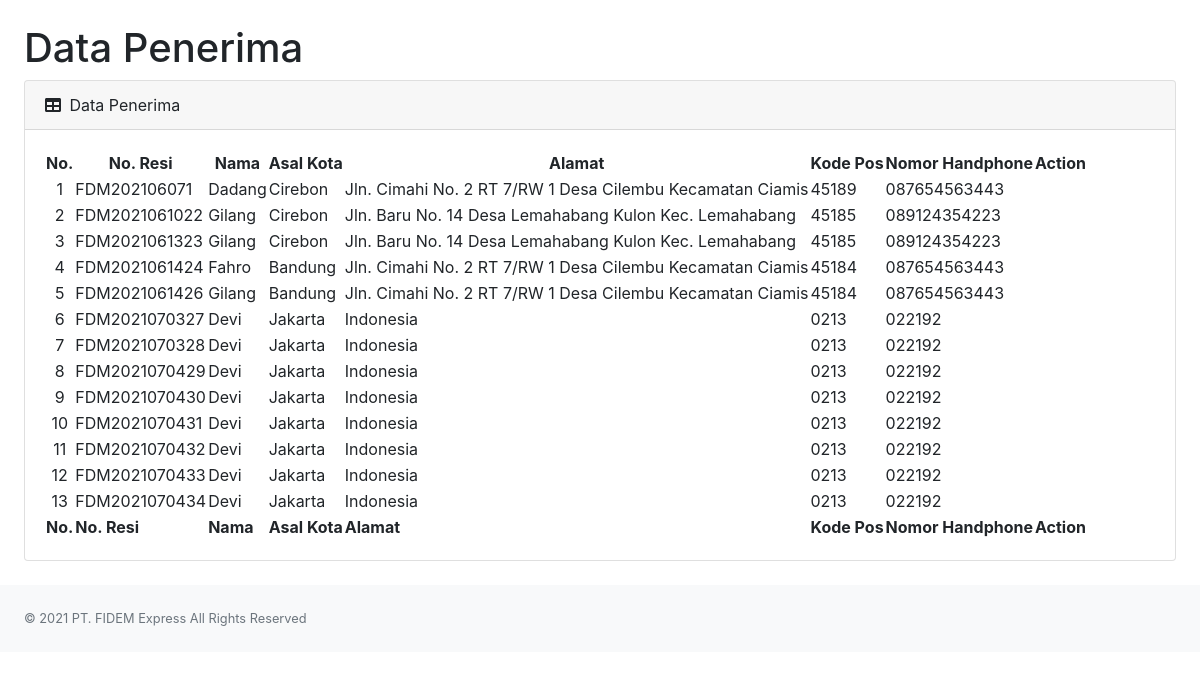
/admin/datapenerima.php, run on the app's committed database.
### tables this page shows
CREATE TABLE `order` (
  `id` int(11) NOT NULL,
  `no_resi` varchar(50) NOT NULL,
  `tgl_transaksi` varchar(25) NOT NULL,
  `nama_pengirim` varchar(100) NOT NULL,
  `asal_pengirim` varchar(50) NOT NULL,
  `alamat_pengirim` varchar(500) NOT NULL,
  `pos_pengirim` varchar(10) NOT NULL,
  `nomor_pengirim` varchar(25) NOT NULL,
  `nama_penerima` varchar(100) NOT NULL,
  `asal_penerima` varchar(50) NOT NULL,
  `alamat_penerima` varchar(500) NOT NULL,
  `pos_penerima` varchar(10) NOT NULL,
  `nomor_penerima` varchar(25) NOT NULL,
  `nama_barang` varchar(50) NOT NULL,
  `berat_barang` varchar(10) NOT NULL,
  `jenis_barang` varchar(30) NOT NULL,
  `banyak_barang` varchar(5) NOT NULL,
  `total_transaksi` varchar(50) NOT NULL,
  `status` varchar(100) NOT NULL
);

### admin/datapenerima.php (the view, shortened to what this page needs)
<?php
    require "functions.php";
?>
<!DOCTYPE html>
<html lang="en">
<head>
    <link href="https://cdn.jsdelivr.net/npm/simple-datatables@latest/dist/style.css" rel="stylesheet" />
    <link href="css/styles.css" rel="stylesheet" />
    <link rel="stylesheet" href="https://stackpath.bootstrapcdn.com/bootstrap/4.5.0/css/bootstrap.min.css">
    <link rel="stylesheet" href="https://maxcdn.bootstrapcdn.com/font-awesome/4.7.0/css/font-awesome.min.css">
</head>
        <div id="layoutSidenav_content">
            <main>
                <div class="container-fluid px-4">
                    <h1 class="mt-4">Data Penerima</h1>
                    <div class="card mb-4">
                        <div class="card-header">
                            <i class="fas fa-table me-1"></i> Data Penerima
                        </div>
                        <div class="card-body">
                            <table id="datatablesSimple">
                                <thead>
                                    <tr style="text-align: center;">
                                        <th style="text-align: center;">No.</th>
                                        <th>No. Resi</th>
                                        <th>Nama</th>
                                        <th>Asal Kota</th>
                                        <th>Alamat</th>
                                        <th>Kode Pos</th>
                                        <th>Nomor Handphone</th>
                                        <th>Action</th>
                                    </tr>
                                </thead>
                                <tfoot>
                                    <tr>
                                        <th style="text-align: center;">No.</th>
                                        <th>No. Resi</th>
                                        <th>Nama</th>
                                        <th>Asal Kota</th>
                                        <th>Alamat</th>
                                        <th>Kode Pos</th>
                                        <th>Nomor Handphone</th>
                                        <th>Action</th>
                                    </tr>
                                </tfoot>
                                <?php
                                    $no = 1;
                                    $data = mysqli_query($conn,"SELECT * from `order`");
                                    while($d = mysqli_fetch_array($data)){
                                ?>
                                    <tr>
                                        <td style="text-align: center;"><?php echo $no++; ?></td>
                                        <td><?php echo $d['no_resi']; ?></td>
                                        <td><?php echo $d['nama_penerima']; ?></td>
                                        <td><?php echo $d['asal_penerima']; ?></td>
                                        <td><?php echo $d['alamat_penerima']; ?></td>
                                        <td><?php echo $d['pos_penerima']; ?></td>
                                        <td><?php echo $d['nomor_penerima']; ?></td>
                                        <td style="color: #a0a5b1; margin: 0 5px;">
                        </div>
                        <?php
                             }
                        ?>
        <footer class="py-4 bg-light mt-auto">
            <div class="container-fluid px-4">
                <div class="d-flex align-items-center justify-content-between small">
                <div class="text-muted">&copy; 2021 PT. FIDEM Express All Rights Reserved</div>
                </div>
            </div>
        </footer>
</body>
</html>

### data on the page
order: no_resi "FDM202106071", nama_penerima "Dadang", asal_penerima "Cirebon", alamat_penerima "Jln. Cimahi No. 2 RT 7/RW 1 Desa Cilembu Kecamatan Ciamis", pos_penerima "45189", nomor_penerima "087654563443"
order: no_resi "FDM2021061022", nama_penerima "Gilang", asal_penerima "Cirebon", alamat_penerima "Jln. Baru No. 14 Desa Lemahabang Kulon Kec. Lemahabang", pos_penerima "45185", nomor_penerima "089124354223"
order: no_resi "FDM2021061323", nama_penerima "Gilang", asal_penerima "Cirebon", alamat_penerima "Jln. Baru No. 14 Desa Lemahabang Kulon Kec. Lemahabang", pos_penerima "45185", nomor_penerima "089124354223"
order: no_resi "FDM2021061424", nama_penerima "Fahro", asal_penerima "Bandung", alamat_penerima "Jln. Cimahi No. 2 RT 7/RW 1 Desa Cilembu Kecamatan Ciamis", pos_penerima "45184", nomor_penerima "087654563443"
order: no_resi "FDM2021061426", nama_penerima "Gilang", asal_penerima "Bandung", alamat_penerima "Jln. Cimahi No. 2 RT 7/RW 1 Desa Cilembu Kecamatan Ciamis", pos_penerima "45184", nomor_penerima "087654563443"
order: no_resi "FDM2021070327", nama_penerima "Devi", asal_penerima "Jakarta", alamat_penerima "Indonesia", pos_penerima "0213", nomor_penerima "022192"
order: no_resi "FDM2021070328", nama_penerima "Devi", asal_penerima "Jakarta", alamat_penerima "Indonesia", pos_penerima "0213", nomor_penerima "022192"
order: no_resi "FDM2021070429", nama_penerima "Devi", asal_penerima "Jakarta", alamat_penerima "Indonesia", pos_penerima "0213", nomor_penerima "022192"
order: no_resi "FDM2021070430", nama_penerima "Devi", asal_penerima "Jakarta", alamat_penerima "Indonesia", pos_penerima "0213", nomor_penerima "022192"
order: no_resi "FDM2021070431", nama_penerima "Devi", asal_penerima "Jakarta", alamat_penerima "Indonesia", pos_penerima "0213", nomor_penerima "022192"
order: no_resi "FDM2021070432", nama_penerima "Devi", asal_penerima "Jakarta", alamat_penerima "Indonesia", pos_penerima "0213", nomor_penerima "022192"
order: no_resi "FDM2021070433", nama_penerima "Devi", asal_penerima "Jakarta", alamat_penerima "Indonesia", pos_penerima "0213", nomor_penerima "022192"
order: no_resi "FDM2021070434", nama_penerima "Devi", asal_penerima "Jakarta", alamat_penerima "Indonesia", pos_penerima "0213", nomor_penerima "022192"
